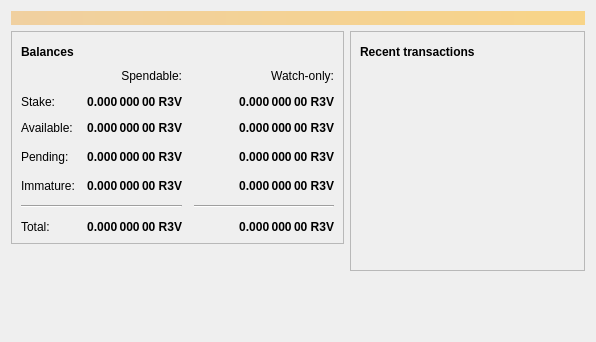
<?xml version="1.0" encoding="UTF-8"?>
<ui version="4.0">
 <class>OverviewPage</class>
 <widget class="QWidget" name="OverviewPage">
  <property name="geometry">
   <rect>
    <x>0</x>
    <y>0</y>
    <width>596</width>
    <height>342</height>
   </rect>
  </property>
  <property name="windowTitle">
   <string>Form</string>
  </property>
  <layout class="QVBoxLayout" name="topLayout">
   <item>
    <widget class="QLabel" name="labelAlerts">
     <property name="visible">
      <bool>false</bool>
     </property>
     <property name="styleSheet">
      <string notr="true">QLabel { background-color: qlineargradient(x1: 0, y1: 0, x2: 1, y2: 0, stop:0 #F0D0A0, stop:1 #F8D488); color:#000000; }</string>
     </property>
     <property name="wordWrap">
      <bool>true</bool>
     </property>
     <property name="margin">
      <number>3</number>
     </property>
     <property name="textInteractionFlags">
      <set>Qt::TextSelectableByMouse</set>
     </property>
    </widget>
   </item>
   <item>
    <layout class="QHBoxLayout" name="horizontalLayout" stretch="1,1">
     <item>
      <layout class="QVBoxLayout" name="verticalLayout_2">
       <item>
        <widget class="QFrame" name="frame">
         <property name="frameShape">
          <enum>QFrame::StyledPanel</enum>
         </property>
         <property name="frameShadow">
          <enum>QFrame::Raised</enum>
         </property>
         <layout class="QVBoxLayout" name="verticalLayout_4">
          <item>
           <layout class="QHBoxLayout" name="horizontalLayout_4">
            <item>
             <widget class="QLabel" name="label_5">
              <property name="font">
               <font>
                <weight>75</weight>
                <bold>true</bold>
               </font>
              </property>
              <property name="text">
               <string>Balances</string>
              </property>
             </widget>
            </item>
            <item>
             <widget class="QPushButton" name="labelWalletStatus">
              <property name="enabled">
               <bool>true</bool>
              </property>
              <property name="maximumSize">
               <size>
                <width>30</width>
                <height>16777215</height>
               </size>
              </property>
              <property name="toolTip">
               <string>The displayed information may be out of date. Your wallet automatically synchronizes with the R3VCoin network after a connection is established, but this process has not completed yet.</string>
              </property>
              <property name="text">
               <string/>
              </property>
              <property name="icon">
               <iconset resource="../bitcoin.qrc">
                <normaloff>:/icons/warning</normaloff>
                <disabledoff>:/icons/warning</disabledoff>:/icons/warning</iconset>
              </property>
              <property name="iconSize">
               <size>
                <width>24</width>
                <height>24</height>
               </size>
              </property>
              <property name="flat">
               <bool>true</bool>
              </property>
             </widget>
            </item>
            <item>
             <spacer name="horizontalSpacer_3">
              <property name="orientation">
               <enum>Qt::Horizontal</enum>
              </property>
              <property name="sizeHint" stdset="0">
               <size>
                <width>40</width>
                <height>20</height>
               </size>
              </property>
             </spacer>
            </item>
           </layout>
          </item>
          <item>
           <layout class="QGridLayout" name="gridLayout">
            <property name="spacing">
             <number>12</number>
            </property>
            
            <item row="0" column="1">
             <widget class="QLabel" name="labelSpendable">
              <property name="text">
               <string>Spendable:</string>
              </property>
              <property name="alignment">
               <set>Qt::AlignRight|Qt::AlignTrailing|Qt::AlignVCenter</set>
              </property>
             </widget>
            </item>
          
            <item row="0" column="2">
             <widget class="QLabel" name="labelWatchonly">
              <property name="text">
               <string>Watch-only:</string>
              </property>
              <property name="alignment">
               <set>Qt::AlignRight|Qt::AlignTrailing|Qt::AlignVCenter</set>
              </property>
             </widget>
            </item>


            <item row="1" column="0">
             <widget class="QLabel" name="labelStakeText">
              <property name="text">
               <string>Stake:</string>
              </property>
             </widget>
            </item>

            <item row="1" column="1">
             <widget class="QLabel" name="labelStake">
              <property name="font">
               <font>
                <weight>75</weight>
                <bold>true</bold>
               </font>
              </property>
              <property name="cursor">
               <cursorShape>IBeamCursor</cursorShape>
              </property>
              <property name="toolTip">
               <string>Total of coins that were staked and do not yet count toward the current balance</string>
              </property>
              <property name="text">
               <string notr="true">0.000 000 00 R3V</string>
              </property>
              <property name="alignment">
               <set>Qt::AlignRight|Qt::AlignTrailing|Qt::AlignVCenter</set>
              </property>
              <property name="textInteractionFlags">
               <set>Qt::LinksAccessibleByMouse|Qt::TextSelectableByKeyboard|Qt::TextSelectableByMouse</set>
              </property>
             </widget>
            </item>

            <item row="1" column="2">
             <widget class="QLabel" name="labelWatchStake">
              <property name="font">
               <font>
                <weight>75</weight>
                <bold>true</bold>
               </font>
              </property>
              <property name="cursor">
               <cursorShape>IBeamCursor</cursorShape>
              </property>
              <property name="toolTip">
               <string>Total of coins that were staked and do not yet count toward the current balance in watch-only addresses</string>
              </property>
              <property name="text">
               <string notr="true">0.000 000 00 R3V</string>
              </property>
              <property name="alignment">
               <set>Qt::AlignRight|Qt::AlignTrailing|Qt::AlignVCenter</set>
              </property>
              <property name="textInteractionFlags">
               <set>Qt::LinksAccessibleByMouse|Qt::TextSelectableByKeyboard|Qt::TextSelectableByMouse</set>
              </property>
             </widget>
            </item>

            <item row="2" column="0">
             <widget class="QLabel" name="labelBalanceText">
              <property name="text">
               <string>Available:</string>
              </property>
             </widget>
            </item>

            <item row="2" column="1">
             <widget class="QLabel" name="labelBalance">
              <property name="font">
               <font>
                <weight>75</weight>
                <bold>true</bold>
               </font>
              </property>
              <property name="cursor">
               <cursorShape>IBeamCursor</cursorShape>
              </property>
              <property name="toolTip">
               <string>Your current spendable balance</string>
              </property>
              <property name="text">
               <string notr="true">0.000 000 00 R3V</string>
              </property>
              <property name="alignment">
               <set>Qt::AlignRight|Qt::AlignTrailing|Qt::AlignVCenter</set>
              </property>
              <property name="textInteractionFlags">
               <set>Qt::LinksAccessibleByMouse|Qt::TextSelectableByKeyboard|Qt::TextSelectableByMouse</set>
              </property>
             </widget>
            </item>

            <item row="2" column="2">
             <widget class="QLabel" name="labelWatchAvailable">
              <property name="font">
               <font>
                <weight>75</weight>
                <bold>true</bold>
               </font>
              </property>
              <property name="cursor">
               <cursorShape>IBeamCursor</cursorShape>
              </property>
              <property name="toolTip">
               <string>Your current balance in watch-only addresses</string>
              </property>
              <property name="text">
               <string notr="true">0.000 000 00 R3V</string>
              </property>
              <property name="alignment">
               <set>Qt::AlignRight|Qt::AlignTrailing|Qt::AlignVCenter</set>
              </property>
              <property name="textInteractionFlags">
               <set>Qt::LinksAccessibleByMouse|Qt::TextSelectableByKeyboard|Qt::TextSelectableByMouse</set>
              </property>
             </widget>
            </item>


            <item row="3" column="0">
             <widget class="QLabel" name="labelPendingText">
              <property name="text">
               <string>Pending:</string>
              </property>
             </widget>
            </item>

            <item row="3" column="1">
             <widget class="QLabel" name="labelUnconfirmed">
              <property name="font">
               <font>
                <weight>75</weight>
                <bold>true</bold>
               </font>
              </property>
              <property name="cursor">
               <cursorShape>IBeamCursor</cursorShape>
              </property>
              <property name="toolTip">
               <string>Total of transactions that have yet to be confirmed, and do not yet count toward the spendable balance</string>
              </property>
              <property name="text">
               <string notr="true">0.000 000 00 R3V</string>
              </property>
              <property name="alignment">
               <set>Qt::AlignRight|Qt::AlignTrailing|Qt::AlignVCenter</set>
              </property>
              <property name="textInteractionFlags">
               <set>Qt::LinksAccessibleByMouse|Qt::TextSelectableByKeyboard|Qt::TextSelectableByMouse</set>
              </property>
             </widget>
            </item>
            
            <item row="3" column="2">
             <widget class="QLabel" name="labelWatchPending">
              <property name="font">
               <font>
                <weight>75</weight>
                <bold>true</bold>
               </font>
              </property>
              <property name="cursor">
               <cursorShape>IBeamCursor</cursorShape>
              </property>
              <property name="toolTip">
               <string>Unconfirmed transactions to watch-only addresses</string>
              </property>
              <property name="text">
               <string notr="true">0.000 000 00 R3V</string>
              </property>
              <property name="alignment">
               <set>Qt::AlignRight|Qt::AlignTrailing|Qt::AlignVCenter</set>
              </property>
              <property name="textInteractionFlags">
               <set>Qt::LinksAccessibleByMouse|Qt::TextSelectableByKeyboard|Qt::TextSelectableByMouse</set>
              </property>
             </widget>
            </item>

            <item row="3" column="3">
             <spacer name="horizontalSpacer_2">
              <property name="orientation">
               <enum>Qt::Horizontal</enum>
              </property>
              <property name="sizeHint" stdset="0">
               <size>
                <width>40</width>
                <height>20</height>
               </size>
              </property>
             </spacer>
            </item>


            <item row="4" column="0">
             <widget class="QLabel" name="labelImmatureText">
              <property name="text">
               <string>Immature:</string>
              </property>
             </widget>
            </item>

            <item row="4" column="1">
             <widget class="QLabel" name="labelImmature">
              <property name="font">
               <font>
                <weight>75</weight>
                <bold>true</bold>
               </font>
              </property>
              <property name="cursor">
               <cursorShape>IBeamCursor</cursorShape>
              </property>
              <property name="toolTip">
               <string>Mined balance that has not yet matured</string>
              </property>
              <property name="text">
               <string notr="true">0.000 000 00 R3V</string>
              </property>
              <property name="alignment">
               <set>Qt::AlignRight|Qt::AlignTrailing|Qt::AlignVCenter</set>
              </property>
              <property name="textInteractionFlags">
               <set>Qt::LinksAccessibleByMouse|Qt::TextSelectableByKeyboard|Qt::TextSelectableByMouse</set>
              </property>
             </widget>
            </item>

            <item row="4" column="2">
             <widget class="QLabel" name="labelWatchImmature">
              <property name="font">
               <font>
                <weight>75</weight>
                <bold>true</bold>
               </font>
              </property>
              <property name="cursor">
               <cursorShape>IBeamCursor</cursorShape>
              </property>
              <property name="toolTip">
               <string>Mined balance in watch-only addresses that has not yet matured</string>
              </property>
              <property name="text">
               <string notr="true">0.000 000 00 R3V</string>
              </property>
              <property name="alignment">
               <set>Qt::AlignRight|Qt::AlignTrailing|Qt::AlignVCenter</set>
              </property>
              <property name="textInteractionFlags">
               <set>Qt::LinksAccessibleByMouse|Qt::TextSelectableByKeyboard|Qt::TextSelectableByMouse</set>
              </property>
             </widget>
            </item>


            <item row="5" column="0" colspan="2">
             <widget class="Line" name="line">
              <property name="orientation">
               <enum>Qt::Horizontal</enum>
              </property>
             </widget>
            </item>

            <item row="5" column="2">
             <widget class="Line" name="lineWatchBalance">
              <property name="sizePolicy">
               <sizepolicy hsizetype="Preferred" vsizetype="Fixed">
                <horstretch>0</horstretch>
                <verstretch>0</verstretch>
               </sizepolicy>
              </property>
              <property name="minimumSize">
               <size>
                <width>140</width>
                <height>0</height>
               </size>
              </property>
              <property name="orientation">
               <enum>Qt::Horizontal</enum>
              </property>
             </widget>
            </item>


            <item row="6" column="0">
             <widget class="QLabel" name="labelTotalText">
              <property name="text">
               <string>Total:</string>
              </property>
             </widget>
            </item>
            
            <item row="6" column="1">
             <widget class="QLabel" name="labelTotal">
              <property name="font">
               <font>
                <weight>75</weight>
                <bold>true</bold>
               </font>
              </property>
              <property name="cursor">
               <cursorShape>IBeamCursor</cursorShape>
              </property>
              <property name="toolTip">
               <string>Your current total balance</string>
              </property>
              <property name="text">
               <string notr="true">0.000 000 00 R3V</string>
              </property>
              <property name="alignment">
               <set>Qt::AlignRight|Qt::AlignTrailing|Qt::AlignVCenter</set>
              </property>
              <property name="textInteractionFlags">
               <set>Qt::LinksAccessibleByMouse|Qt::TextSelectableByKeyboard|Qt::TextSelectableByMouse</set>
              </property>
             </widget>
            </item>

            <item row="6" column="2">
             <widget class="QLabel" name="labelWatchTotal">
              <property name="font">
               <font>
                <weight>75</weight>
                <bold>true</bold>
               </font>
              </property>
              <property name="cursor">
               <cursorShape>IBeamCursor</cursorShape>
              </property>
              <property name="toolTip">
               <string>Current total balance in watch-only addresses</string>
              </property>
              <property name="text">
               <string notr="true">0.000 000 00 R3V</string>
              </property>
              <property name="alignment">
               <set>Qt::AlignRight|Qt::AlignTrailing|Qt::AlignVCenter</set>
              </property>
              <property name="textInteractionFlags">
               <set>Qt::LinksAccessibleByMouse|Qt::TextSelectableByKeyboard|Qt::TextSelectableByMouse</set>
              </property>
             </widget>
            </item>

           </layout>
          </item>
         </layout>
        </widget>
       </item>
       <item>
        <spacer name="verticalSpacer">
         <property name="orientation">
          <enum>Qt::Vertical</enum>
         </property>
         <property name="sizeHint" stdset="0">
          <size>
           <width>20</width>
           <height>40</height>
          </size>
         </property>
        </spacer>
       </item>
      </layout>
     </item>
     <item>
      <layout class="QVBoxLayout" name="verticalLayout_3">
       <item>
        <widget class="QFrame" name="frame_2">
         <property name="frameShape">
          <enum>QFrame::StyledPanel</enum>
         </property>
         <property name="frameShadow">
          <enum>QFrame::Raised</enum>
         </property>
         <layout class="QVBoxLayout" name="verticalLayout">
          <item>
           <layout class="QHBoxLayout" name="horizontalLayout_2">
            <item>
             <widget class="QLabel" name="label_4">
              <property name="font">
               <font>
                <weight>75</weight>
                <bold>true</bold>
               </font>
              </property>
              <property name="text">
               <string>Recent transactions</string>
              </property>
             </widget>
            </item>
            <item>
             <widget class="QPushButton" name="labelTransactionsStatus">
              <property name="enabled">
               <bool>true</bool>
              </property>
              <property name="maximumSize">
               <size>
                <width>30</width>
                <height>16777215</height>
               </size>
              </property>
              <property name="toolTip">
               <string>The displayed information may be out of date. Your wallet automatically synchronizes with the R3VCoin network after a connection is established, but this process has not completed yet.</string>
              </property>
              <property name="text">
               <string/>
              </property>
              <property name="icon">
               <iconset resource="../bitcoin.qrc">
                <normaloff>:/icons/warning</normaloff>
                <disabledoff>:/icons/warning</disabledoff>:/icons/warning</iconset>
              </property>
              <property name="iconSize">
               <size>
                <width>24</width>
                <height>24</height>
               </size>
              </property>
              <property name="flat">
               <bool>true</bool>
              </property>
             </widget>
            </item>
            <item>
             <spacer name="horizontalSpacer">
              <property name="orientation">
               <enum>Qt::Horizontal</enum>
              </property>
              <property name="sizeHint" stdset="0">
               <size>
                <width>40</width>
                <height>20</height>
               </size>
              </property>
             </spacer>
            </item>
           </layout>
          </item>
          <item>
           <widget class="QListView" name="listTransactions">
            <property name="styleSheet">
             <string notr="true">QListView { background: transparent; }</string>
            </property>
            <property name="frameShape">
             <enum>QFrame::NoFrame</enum>
            </property>
            <property name="verticalScrollBarPolicy">
             <enum>Qt::ScrollBarAlwaysOff</enum>
            </property>
            <property name="horizontalScrollBarPolicy">
             <enum>Qt::ScrollBarAlwaysOff</enum>
            </property>
            <property name="selectionMode">
             <enum>QAbstractItemView::NoSelection</enum>
            </property>
           </widget>
          </item>
         </layout>
        </widget>
       </item>
       <item>
        <spacer name="verticalSpacer_2">
         <property name="orientation">
          <enum>Qt::Vertical</enum>
         </property>
         <property name="sizeHint" stdset="0">
          <size>
           <width>20</width>
           <height>40</height>
          </size>
         </property>
        </spacer>
       </item>
      </layout>
     </item>
    </layout>
   </item>
  </layout>
 </widget>
 <resources/>
 <connections/>
</ui>
